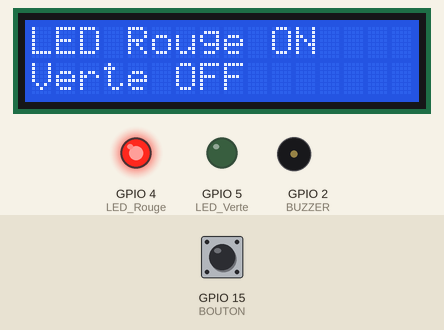
Recording of a sketch running on a simulated ESP32. Parts: 16×2 character LCD, output pins drawn as LEDs (lit = HIGH), buzzer (waves = sounding, pin HIGH). The inputs (shaded band) are chosen by the test bench; at power-on: GPIO 15 (BOUTON) HIGH. What the sketch prints to the serial monitor is not drawn.

Above: at 3.3 s.
3.4 s: GPIO 15 (BOUTON) pulled LOW for 1 s
At 3.52 s:
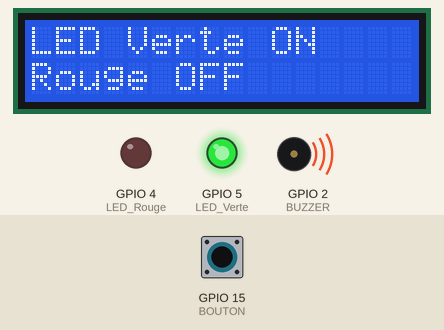
5.9 s: GPIO 15 (BOUTON) pulled LOW for 3.2 s
At 9.6 s:
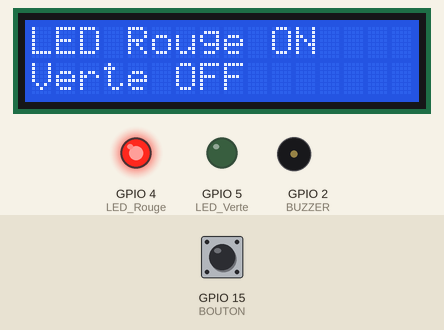
Timing chart, 0 to 11.1 s (numbered marks = the images above; inputs shaded):
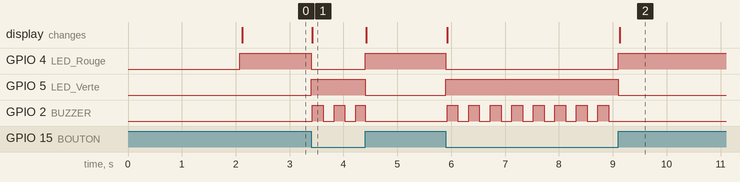

The sketch:

Projet3_apr23a.ino
```cpp
#include <Wire.h>
#include <LiquidCrystal_I2C.h>

// Broches ESP32
const int LED_Rouge = 4;    // Évite GPIO 12
const int LED_Verte = 5;
const int BOUTON = 15;      // GPIO sûr pour entrée
const int BUZZER = 2;

unsigned long dernierChangementBuzzer = 0;
int etatBuzzer = LOW;
bool cycleBuzzerActif = false;

LiquidCrystal_I2C lcd(0x27, 16, 2);  // Essayez 0x27 ou 0x3F

void setup() {
  Serial.begin(115200);  // ESP32 préfère 115200
  Serial.println("Démarrage ESP32...");

  pinMode(LED_Rouge, OUTPUT);
  pinMode(LED_Verte, OUTPUT);
  pinMode(BOUTON, INPUT_PULLUP);  // Fonctionne sur ESP32
  pinMode(BUZZER, OUTPUT);

  // Initialisation I2C pour ESP32 (broches par défaut: SDA=21, SCL=22)
  Wire.begin();  // Important pour ESP32!

  lcd.init();
  lcd.backlight();
  lcd.clear();

  lcd.setCursor(0, 0);
  lcd.print("ESP32 Test");
  delay(2000);

  digitalWrite(LED_Rouge, HIGH);
  digitalWrite(LED_Verte, LOW);
  digitalWrite(BUZZER, LOW);

  lcd.clear();
  lcd.setCursor(0, 0);
  lcd.print("LED Rouge ON");
  lcd.setCursor(0, 1);
  lcd.print("Verte OFF");

  Serial.println("Setup terminé");
}

void loop() {
  int etatBouton = digitalRead(BOUTON);
  static int dernierEtat = -1;

  if (etatBouton != dernierEtat) {
    dernierEtat = etatBouton;

    if (etatBouton == LOW) {
      digitalWrite(LED_Rouge, LOW);
      digitalWrite(LED_Verte, HIGH);

      lcd.clear();
      lcd.setCursor(0, 0);
      lcd.print("LED Verte ON");
      lcd.setCursor(0, 1);
      lcd.print("Rouge OFF");

      if (!cycleBuzzerActif) {
        cycleBuzzerActif = true;
        etatBuzzer = HIGH;
        digitalWrite(BUZZER, HIGH);
        dernierChangementBuzzer = millis();
      }
    }
    else {
      digitalWrite(LED_Rouge, HIGH);
      digitalWrite(LED_Verte, LOW);
      digitalWrite(BUZZER, LOW);
      cycleBuzzerActif = false;
      etatBuzzer = LOW;

      lcd.clear();
      lcd.setCursor(0, 0);
      lcd.print("LED Rouge ON");
      lcd.setCursor(0, 1);
      lcd.print("Verte OFF");
    }
  }

  if (cycleBuzzerActif) {
    unsigned long tempsEcoule = millis() - dernierChangementBuzzer;

    if (tempsEcoule >= 200) {
      etatBuzzer = !etatBuzzer;
      digitalWrite(BUZZER, etatBuzzer);
      dernierChangementBuzzer = millis();
    }
  }
}
```

Measured:
- after the input at 3.4 s, GPIO 4 (LED_Rouge): HIGH → LOW at once, → HIGH 1.0 s later; GPIO 5 (LED_Verte): LOW → HIGH at once, → LOW 1.0 s later; GPIO 2 (BUZZER): alternates HIGH for 0.20 s and LOW for 0.20 s, 6 changes in all, then stays LOW, starting at once; the display: changes at once (image 1)
- after the input at 5.9 s, GPIO 4 (LED_Rouge): HIGH → LOW at once, → HIGH 3.2 s later; GPIO 5 (LED_Verte): LOW → HIGH at once, → LOW 3.2 s later; GPIO 2 (BUZZER): alternates HIGH for 0.20 s and LOW for 0.20 s, 16 changes in all, then stays LOW, starting at once; the display: first changes at once (image 2 shows a later state)
